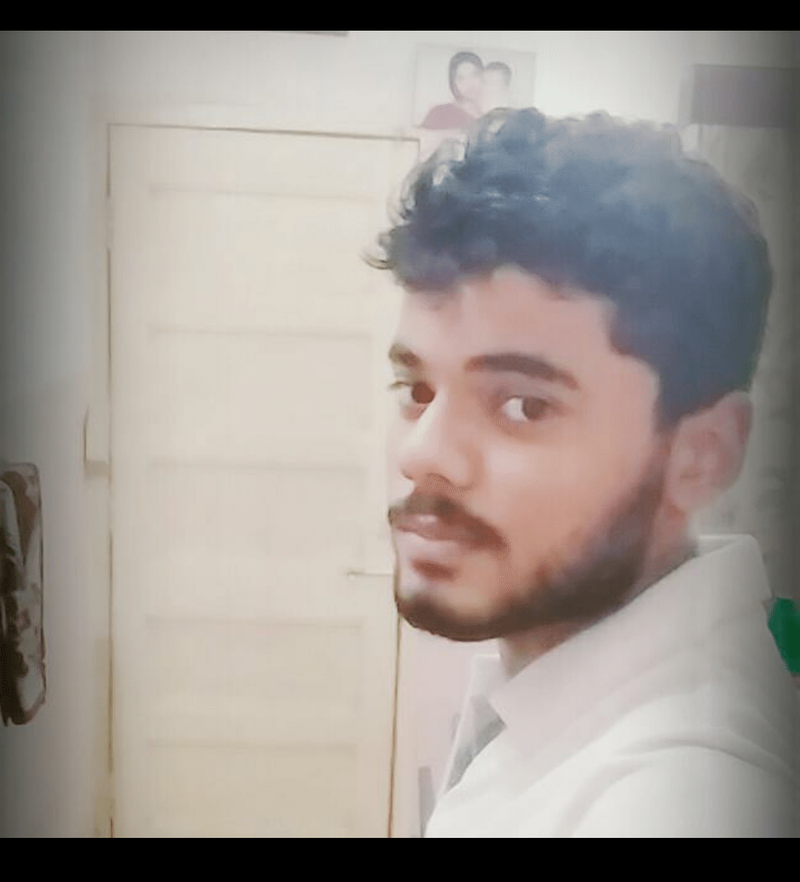
#> input picture opencv-track-master/image2.png, 800 x 882 px, shrunk from 1071 x 1180 before the run
$ python image_warping.py
#> lines starting #> are read from the running program, lines starting #| are printed output that depends on the picture
import cv2
import numpy as np
import math

img = cv2.imread("../image2.png", cv2.IMREAD_GRAYSCALE)
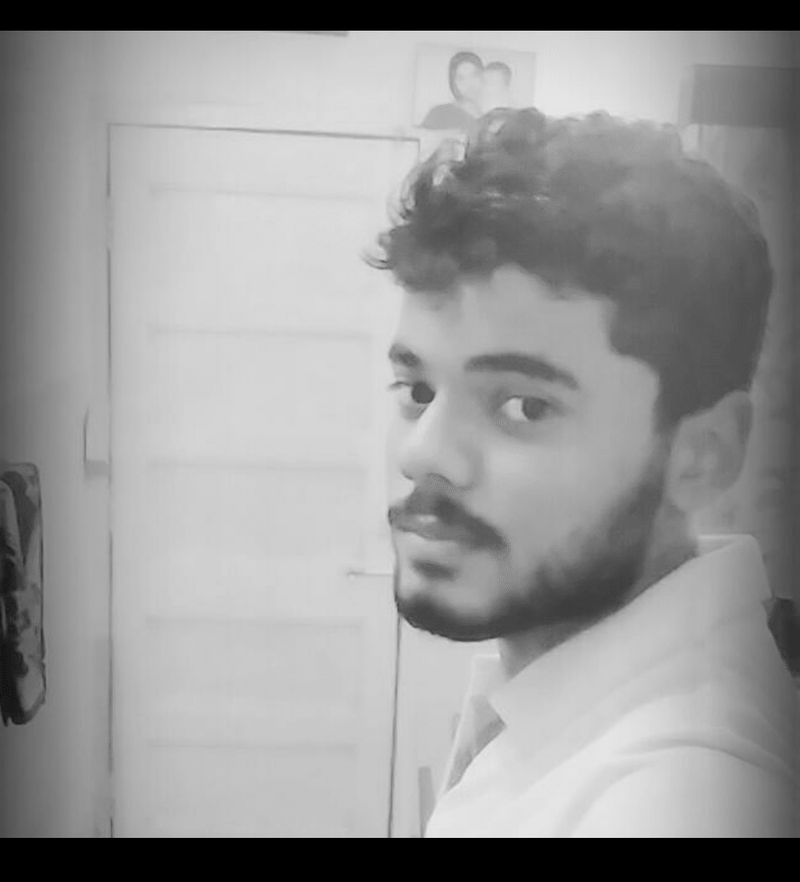
#> img: shape (882, 800); min 0, max 236, mean 151.7
rows, cols = img.shape
#> rows = 882; cols = 800

print(rows, " ", cols)
#| 882   800

# Vertical Wave
# [47 lines left out: functions vertical_wave, horizontal_wave, both_verti_hori, not called in this run]


def concave_effect(img):
    img_output = np.zeros(img.shape, dtype=img.dtype)

    for i in range(rows):
        for j in range(cols):
            offset_x = int(128.0 * math.sin(2 * 3.14 * i / (2 * cols)))
            offset_y = 0
            if j + offset_x < cols:
                img_output[i, j] = img[i, (j + offset_x) % cols]
            else:
                img_output[i, j] = 0
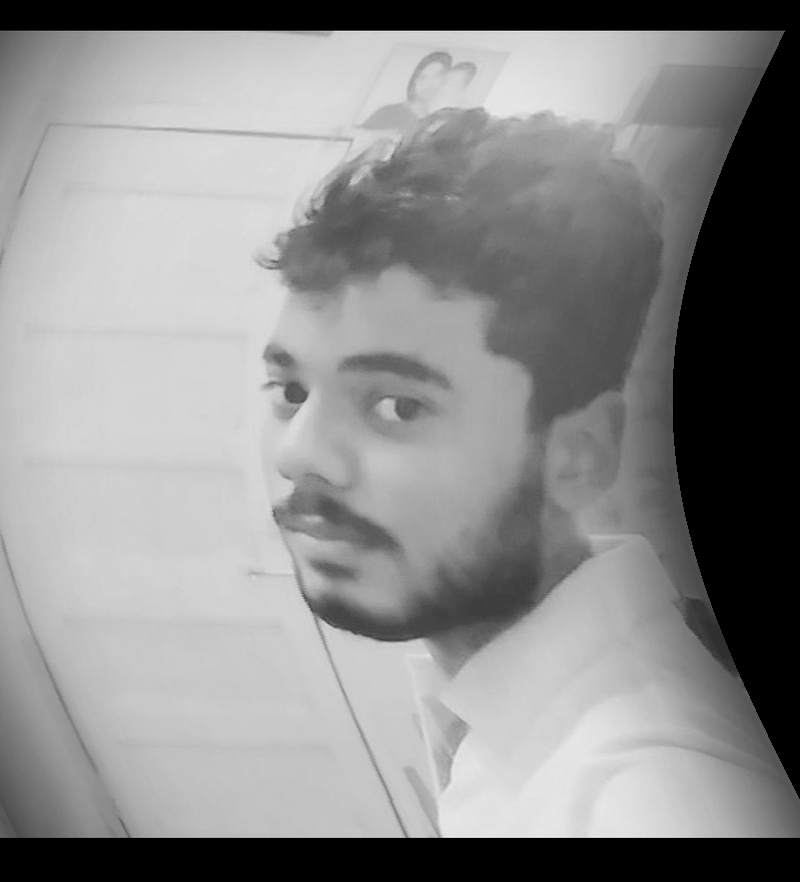
#> img_output: shape (882, 800); min 0, max 236, mean 140
    cv2.imshow("Input", img)
    cv2.imshow("Concave Effect", img_output)
    cv2.waitKey()


concave_effect(img)

$ run again, with opencv-track-master/tree.jpg saved as opencv-track-master/image2.png
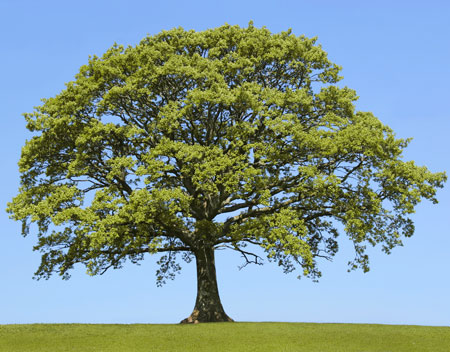
#> input picture opencv-track-master/tree.jpg, 450 x 352 px
#> `img = cv2.imread("../image2.png", cv2.IMREAD_GRAYSCALE)`:
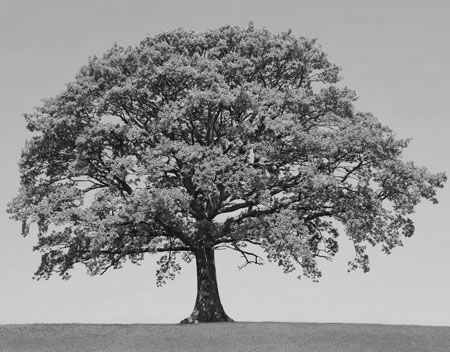
#> img: shape (352, 450); min 3, max 226, mean 143.2
#| 352   450
#> after the loop in concave_effect, `for i in range(rows):`:
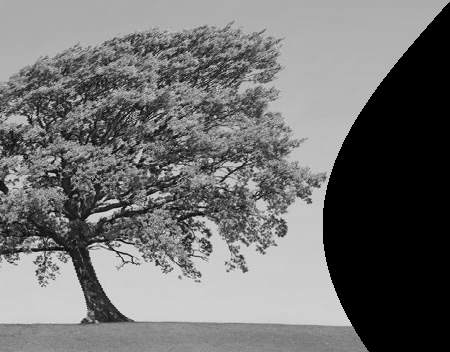
#> img_output: shape (352, 450); min 0, max 226, mean 113.2
